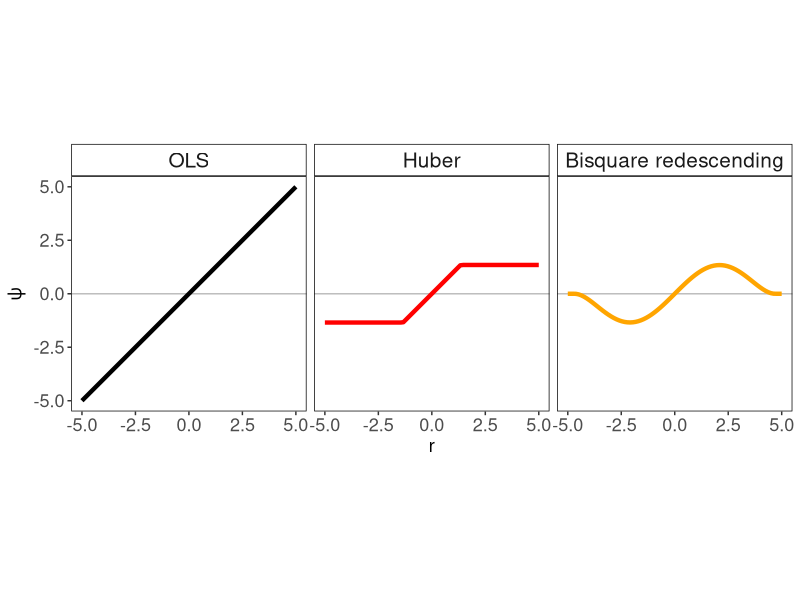

Write the R code that produced this figure.
## ---- chunk 1
library(robustbase)
library(tidyr)
library(dplyr)
library(ggplot2)
x = seq(from = -5,to=5,length.out = 80)
df_ols = data.frame(residual = x,
                    psi = x)
df_ols$method = "OLS"

psi <- "huber"
df_h = data.frame(residual = x,
                  psi = Mpsi(x,psi=psi,cc= .Mpsi.tuning.default(psi)))
df_h$method = "Huber"

psi <- "bisquare"
df_bi = data.frame(residual = x,
                   psi = Mpsi(x,psi=psi,cc= .Mpsi.tuning.default(psi)))
df_bi$method = "Bisquare redescending"

df = rbind(df_ols,df_h,df_bi)

df%>%
  mutate(method = factor(method, levels =  c("OLS", "Huber","Bisquare redescending")))%>%
  ggplot(aes(x=residual,y=psi,group=method,colour=method))+
  geom_hline(yintercept = 0,col="grey")+
  geom_line(lwd=1.5)+
  scale_colour_manual(name="", values = c(`Huber`="red",OLS="black",`Bisquare redescending` = "orange"),guide=FALSE)+
  theme_bw()+
  xlab(label = "r")+
  ylab((expression(psi)))+
  theme(title = element_text(size=13),
        strip.text.x = element_text(size=15),
        strip.background = element_rect(colour = "black",fill = NA),
        panel.border = element_rect(colour = "black",fill = NA),
        panel.grid = element_blank(),
        axis.text.y = element_text(size = 13),
        axis.text.x = element_text(size = 13))+
  facet_wrap(~method)+ coord_fixed()
